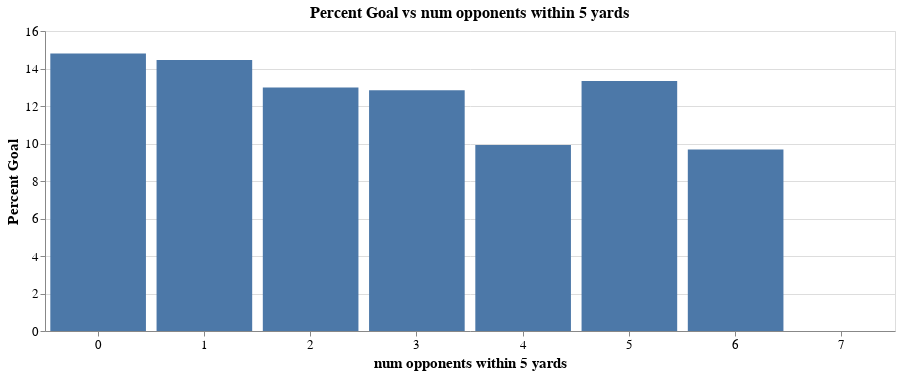

The notebook cell this image was saved under:
### Markdown cell above
#### 2.3.2 Percent goals by num opponents within 5 yards

### Code cell
plot_percent_goal_vs_attr("num opponents within 5 yards", "bar")

### Figure 1 — Vega-Lite specification as saved in the notebook (floating-point values rounded to 4 significant figures)
{"$schema": "https://vega.github.io/schema/vega-lite/v3.4.0.json", "config": {"axis": {"labelFontSize": 13, "titleFontSize": 15}, "mark": {"tooltip": null}, "title": {"fontSize": 16}, "view": {"height": 300, "width": 400}}, "data": {"name": "data-bfb99bb7719c68bfe4340a385f28f7e6"}, "datasets": {"data-bfb99bb7719c68bfe4340a385f28f7e6": [{"Goal": 268, "No Goal": 1542, "Percent Goal": 14.81, "num opponents within 5 yards": 0}, {"Goal": 448, "No Goal": 2651, "Percent Goal": 14.45, "num opponents within 5 yards": 1}, {"Goal": 321, "No Goal": 2150, "Percent Goal": 12.98, "num opponents within 5 yards": 2}, {"Goal": 140, "No Goal": 947, "Percent Goal": 12.84, "num opponents within 5 yards": 3}, {"Goal": 39, "No Goal": 350, "Percent Goal": 9.924, "num opponents within 5 yards": 4}, {"Goal": 16, "No Goal": 99, "Percent Goal": 13.33, "num opponents within 5 yards": 5}, {"Goal": 3, "No Goal": 22, "Percent Goal": 9.677, "num opponents within 5 yards": 6}, {"Goal": 0, "No Goal": 4, "Percent Goal": 0, "num opponents within 5 yards": 7}]}, "encoding": {"x": {"axis": {"labelAngle": 0, "title": "num opponents within 5 yards"}, "field": "num opponents within 5 yards", "type": "nominal"}, "y": {"axis": {"title": "Percent Goal"}, "field": "Percent Goal", "type": "quantitative"}}, "height": 300, "mark": "bar", "title": "Percent Goal vs num opponents within 5 yards", "width": 850}
